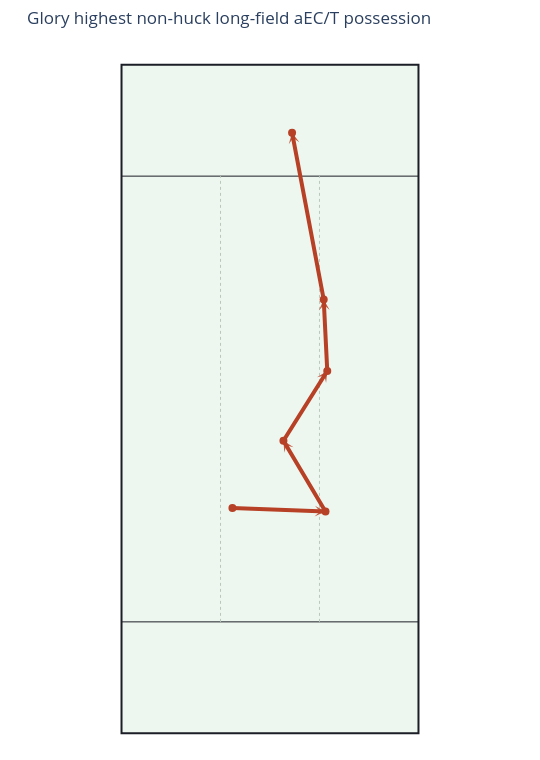

Write notebook code for a chart like this one.
### Markdown cell above
## Diagram One Highest Possession

### Code cell
if highest_paths:
    fig = plot_possession_path(
        highest_paths[0],
        title=f'{TEAM_ID.title()} highest non-huck long-field aEC/T possession',
    )
    fig.show()

### Figure 1 — Plotly figure (JSON) as saved in the notebook; plotly's stock layout.template omitted (floating-point values rounded to 4 significant figures)
{"data": [{"hovertemplate": "%{text}<extra></extra>", "line": {"color": "#b74126", "width": 4}, "marker": {"color": "#b74126", "size": 8}, "mode": "lines+markers", "name": "Real possession", "text": ["Start", "Throw 1<br>rdinger -> mmcdonnel<br>aEC: -0.009<br>CP: 97.8%<br>Distance: 16.7", "Throw 2<br>mmcdonnel -> tdecraene<br>aEC: 0.117<br>CP: 97.2%<br>Distance: 14.8", "Throw 3<br>tdecraene -> tedmonds<br>aEC: 0.133<br>CP: 97.0%<br>Distance: 14.8", "Throw 4<br>tedmonds -> tdecraene<br>aEC: 0.174<br>CP: 96.8%<br>Distance: 12.9", "Throw 5<br>tdecraene -> tedmonds<br>aEC: 0.691<br>CP: 85.0%<br>Distance: 30.5"], "type": "scatter", "x": [-6.74, 9.96, 2.41, 10.28, 9.64, 3.96], "y": [40.45, 39.8, 52.51, 65.03, 77.87, 107.8]}], "layout": {"annotations": [{"arrowcolor": "#b74126", "arrowhead": 3, "arrowsize": 1, "arrowwidth": 1.8, "ax": -6.74, "axref": "x", "ay": 40.45, "ayref": "y", "opacity": 0.85, "showarrow": true, "x": 9.96, "xref": "x", "y": 39.8, "yref": "y"}, {"arrowcolor": "#b74126", "arrowhead": 3, "arrowsize": 1, "arrowwidth": 1.8, "ax": 9.96, "axref": "x", "ay": 39.8, "ayref": "y", "opacity": 0.85, "showarrow": true, "x": 2.41, "xref": "x", "y": 52.51, "yref": "y"}, {"arrowcolor": "#b74126", "arrowhead": 3, "arrowsize": 1, "arrowwidth": 1.8, "ax": 2.41, "axref": "x", "ay": 52.51, "ayref": "y", "opacity": 0.85, "showarrow": true, "x": 10.28, "xref": "x", "y": 65.03, "yref": "y"}, {"arrowcolor": "#b74126", "arrowhead": 3, "arrowsize": 1, "arrowwidth": 1.8, "ax": 10.28, "axref": "x", "ay": 65.03, "ayref": "y", "opacity": 0.85, "showarrow": true, "x": 9.64, "xref": "x", "y": 77.87, "yref": "y"}, {"arrowcolor": "#b74126", "arrowhead": 3, "arrowsize": 1, "arrowwidth": 1.8, "ax": 9.64, "axref": "x", "ay": 77.87, "ayref": "y", "opacity": 0.85, "showarrow": true, "x": 3.96, "xref": "x", "y": 107.8, "yref": "y"}], "height": 760, "legend": {"orientation": "h", "y": -0.04}, "margin": {"b": 10, "l": 10, "r": 10, "t": 48}, "paper_bgcolor": "#ffffff", "plot_bgcolor": "#ffffff", "shapes": [{"fillcolor": "#eef7ef", "layer": "below", "line": {"color": "#1B1E26", "width": 2}, "type": "rect", "x0": -26.65, "x1": 26.65, "y0": 0, "y1": 120}, {"layer": "below", "line": {"color": "#1B1E26", "width": 1}, "type": "line", "x0": -26.65, "x1": 26.65, "y0": 20, "y1": 20}, {"layer": "below", "line": {"color": "#1B1E26", "width": 1}, "type": "line", "x0": -26.65, "x1": 26.65, "y0": 100, "y1": 100}, {"layer": "below", "line": {"color": "#b9c8bb", "dash": "dot", "width": 1}, "type": "line", "x0": -8.88, "x1": -8.88, "y0": 20, "y1": 100}, {"layer": "below", "line": {"color": "#b9c8bb", "dash": "dot", "width": 1}, "type": "line", "x0": 8.88, "x1": 8.88, "y0": 20, "y1": 100}], "title": {"text": "Glory highest non-huck long-field aEC/T possession"}, "width": 540, "xaxis": {"range": [-31.65, 31.65], "scaleanchor": "y", "scaleratio": 1, "showgrid": false, "visible": false, "zeroline": false}, "yaxis": {"range": [-3, 123], "showgrid": false, "visible": false, "zeroline": false}}}
